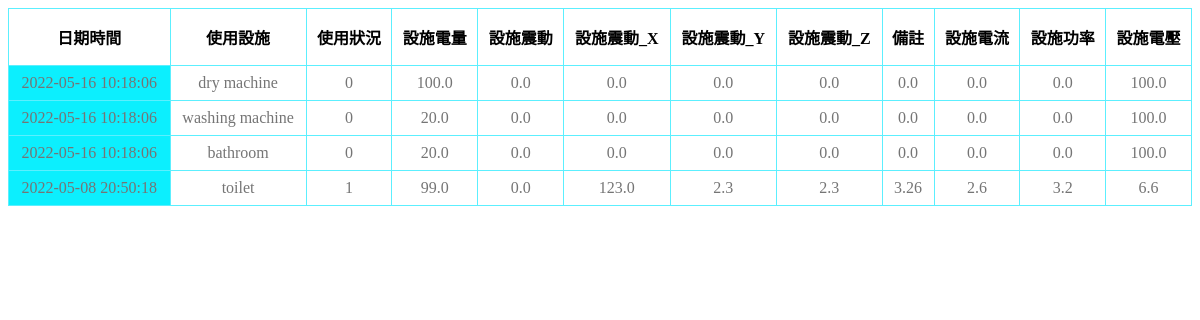
Before: /dorm/info5/ with the older database file.
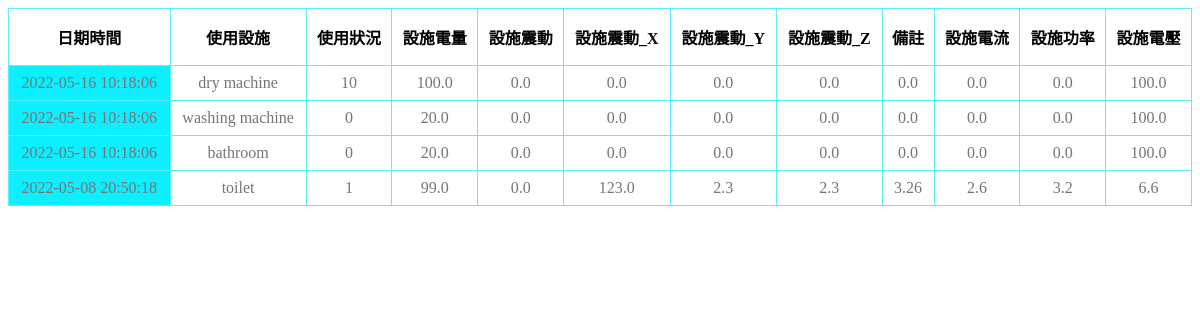
After: the same page with the newer database file.
### dorm/models.py (models this page shows, shortened)
class facilities_fifthfloor(models.Model):
	Date = models.CharField(max_length = 30)
	facilities_name = models.CharField(max_length = 20)
	facilities_useage = models.CharField(max_length = 10)
	battery = models.FloatField()
	Acce_X = models.FloatField()
	Acce_Y = models.FloatField()
	Acce_Z = models.FloatField()
	Acce = models.FloatField()
	Temp = models.FloatField()
	Current = models.FloatField()
	Voltage = models.FloatField()
	Power = models.FloatField()

### dorm/views.py (the view)
# urls.py: path('info5/', views.FacilitiesViewSet5.get, name='dorm'),
    def get(request):
        template_name = 'dorm.html'
        queryset = facilities_fifthfloor.objects.all()
        return render(request, template_name, {"context":queryset})

### dorm/templates/dorm.html (shortened to what this page needs)
<!DOCTYPE html>
<html lang="en">
<head>
    {% load static %}
    <link rel="stylesheet" href="{% static '/css/dorm.css' %}">
</head>
<body>
    {% load static %}
    <table>
        <thead>
            <tr>
                <th>日期時間</th>
                <th>使用設施</th>
                <th>使用狀況</th>
                <th>設施電量</th>
                <th>設施震動</th>
                <th>設施震動_X</th>
                <th>設施震動_Y</th>
                <th>設施震動_Z</th>
                <th>備註</th>
                <th>設施電流</th>
                <th>設施功率</th>
                <th>設施電壓</th>
            </tr>
        </thead>
        <tbody>
            {% for data in context%}
                <tr>
                    <td class='date'>{{ data.Date }}</td>
                    <td class='facilities name'>{{ data.facilities_name }}</td>
                    <td class='facilities useage'>{{ data.facilities_useage }}</td>
                    <td class='facilities battery'>{{ data.battery }}</td>
                    <td class='facilities Acce'>{{ data.Acce }}</td>
                    <td class='facilities Acce_X'>{{ data.Acce_X }}</td>
                    <td class='facilities Acce_Y'>{{ data.Acce_Y }}</td>
                    <td class='facilities Acce_Z'>{{ data.Acce_Z }}</td>
                    <td class='facilities Temp'>{{ data.Temp }}</td>
                    <td class='facilities Current'>{{ data.Current }}</td>
                    <td class='facilities Power'>{{ data.Power }}</td>
                    <td class='facilities Voltage'>{{ data.Voltage }}</td>
                </tr>
            {% endfor%}
        </tbody>
    </table>
</body>
</html>

Changed rows visible on the page:
changed facilities_fifthfloor "dry machine": facilities_useage "0" → "10"
